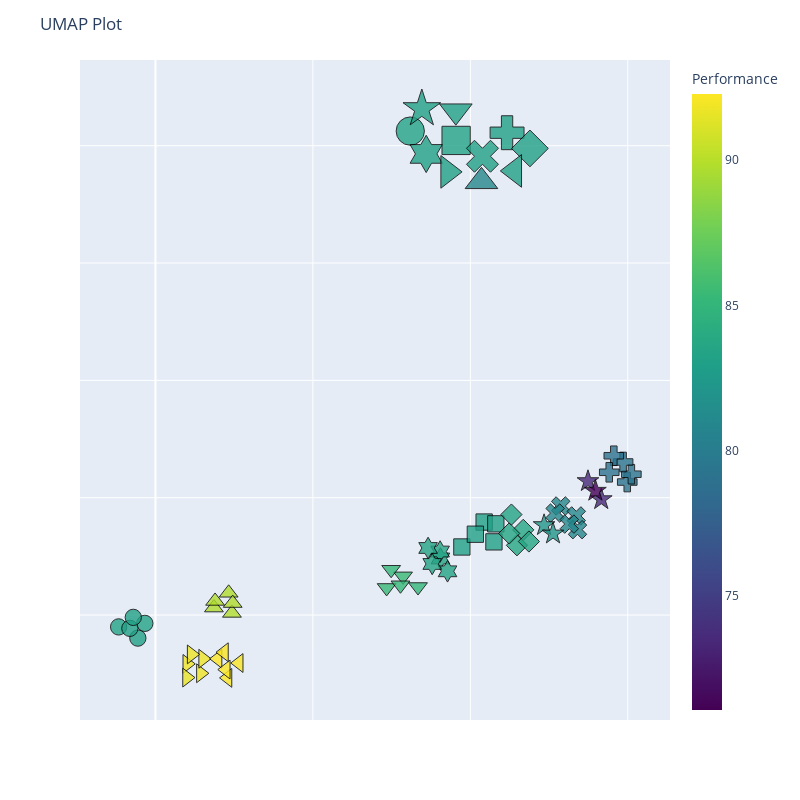

Notebook cell for this chart:
### Code cell
fig = umap_plot(df_umap_perf_all)

fig.show()

### Figure 1 — Plotly figure (JSON) as saved in the notebook; plotly's stock layout.template omitted (floating-point values rounded to 4 significant figures)
{"data": [{"hovertemplate": "<b>%{hovertext}</b><br><br>algorithm_id=1<br>=%{y}<br>size=%{marker.size}<br>Performance=%{marker.color}<extra></extra>", "hovertext": ["K-Nearest Neighbor<br>Performance: 83.35%<br>Model ID: 452<br>Accuracy: 70.31%<br>Precision: 70.36%<br>Recall: 70.31%<br>ROC AUC: 72.5<br>Geometric Mean: 100.0<br>Matthews Correlation: 100.0<br>F1: 100.0<br>Log Loss: 0.0", "K-Nearest Neighbor<br>Performance: 83.28%<br>Model ID: 288<br>Accuracy: 69.62%<br>Precision: 69.8%<br>Recall: 69.62%<br>ROC AUC: 73.91<br>Geometric Mean: 100.0<br>Matthews Correlation: 100.0<br>F1: 100.0<br>Log Loss: 0.0", "K-Nearest Neighbor<br>Performance: 83.13%<br>Model ID: 96<br>Accuracy: 69.29%<br>Precision: 69.48%<br>Recall: 69.29%<br>ROC AUC: 73.84<br>Geometric Mean: 100.0<br>Matthews Correlation: 100.0<br>F1: 100.0<br>Log Loss: 0.0", "K-Nearest Neighbor<br>Performance: 83.13%<br>Model ID: 480<br>Accuracy: 69.29%<br>Precision: 69.48%<br>Recall: 69.29%<br>ROC AUC: 73.82<br>Geometric Mean: 100.0<br>Matthews Correlation: 100.0<br>F1: 100.0<br>Log Loss: 0.0", "K-Nearest Neighbor<br>Performance: 83.11%<br>Model ID: 458<br>Accuracy: 69.64%<br>Precision: 69.61%<br>Recall: 69.64%<br>ROC AUC: 72.85<br>Geometric Mean: 100.0<br>Matthews Correlation: 100.0<br>F1: 100.0<br>Log Loss: 0.0", "K-Nearest Neighbor<br>Performance: 83.35%<br>Model ID: meta_1<br>Accuracy: 70.31%<br>Precision: 70.36%<br>Recall: 70.31%<br>ROC AUC: 72.5<br>Geometric Mean: 100.0<br>Matthews Correlation: 100.0<br>F1: 100.0<br>Log Loss: 0.0"], "legendgroup": "1", "marker": {"color": [83.35, 83.28, 83.13, 83.13, 83.11, 83.35], "coloraxis": "coloraxis", "line": {"color": "Black", "width": 1}, "opacity": 0.8, "size": [1, 1, 1, 1, 1, 3], "sizemode": "area", "sizeref": 0.0075, "symbol": "circle"}, "mode": "markers", "name": "1", "orientation": "v", "showlegend": true, "type": "scatter", "x": [-0.3377, -1.17, -0.5595, -0.8135, -0.7051, 8.093], "xaxis": "x", "y": [14.65, 14.5, 14.02, 14.43, 14.9, 35.62], "yaxis": "y"}, {"hovertemplate": "<b>%{hovertext}</b><br><br>algorithm_id=2<br>=%{y}<br>size=%{marker.size}<br>Performance=%{marker.color}<extra></extra>", "hovertext": ["Support Vector Machine<br>Performance: 83.1%<br>Model ID: 694<br>Accuracy: 82.5%<br>Precision: 82.92%<br>Recall: 82.5%<br>ROC AUC: 89.98<br>Geometric Mean: 85.43<br>Matthews Correlation: 72.38<br>F1: 85.99<br>Log Loss: 0.62", "Support Vector Machine<br>Performance: 83.08%<br>Model ID: 650<br>Accuracy: 82.83%<br>Precision: 83.3%<br>Recall: 82.83%<br>ROC AUC: 90.14<br>Geometric Mean: 85.07<br>Matthews Correlation: 71.75<br>F1: 85.65<br>Log Loss: 0.71", "Support Vector Machine<br>Performance: 83.08%<br>Model ID: 646<br>Accuracy: 82.83%<br>Precision: 83.3%<br>Recall: 82.83%<br>ROC AUC: 90.15<br>Geometric Mean: 85.07<br>Matthews Correlation: 71.75<br>F1: 85.65<br>Log Loss: 0.69", "Support Vector Machine<br>Performance: 83.09%<br>Model ID: 642<br>Accuracy: 82.83%<br>Precision: 83.3%<br>Recall: 82.83%<br>ROC AUC: 90.19<br>Geometric Mean: 85.07<br>Matthews Correlation: 71.75<br>F1: 85.65<br>Log Loss: 0.68", "Support Vector Machine<br>Performance: 83.07%<br>Model ID: 654<br>Accuracy: 82.83%<br>Precision: 83.3%<br>Recall: 82.83%<br>ROC AUC: 90.09<br>Geometric Mean: 85.07<br>Matthews Correlation: 71.75<br>F1: 85.65<br>Log Loss: 0.69", "Support Vector Machine<br>Performance: 83.28%<br>Model ID: meta_2<br>Accuracy: 69.62%<br>Precision: 69.8%<br>Recall: 69.62%<br>ROC AUC: 73.91<br>Geometric Mean: 100.0<br>Matthews Correlation: 100.0<br>F1: 100.0<br>Log Loss: 0.0"], "legendgroup": "2", "marker": {"color": [83.1, 83.08, 83.08, 83.09, 83.07, 83.28], "coloraxis": "coloraxis", "line": {"color": "Black", "width": 1}, "opacity": 0.8, "size": [1, 1, 1, 1, 1, 3], "sizemode": "area", "sizeref": 0.0075, "symbol": "square"}, "mode": "markers", "name": "2", "orientation": "v", "showlegend": true, "type": "scatter", "x": [9.732, 10.44, 10.75, 10.81, 10.16, 9.549], "xaxis": "x", "y": [17.9, 18.96, 18.12, 18.89, 18.44, 35.22], "yaxis": "y"}, {"hovertemplate": "<b>%{hovertext}</b><br><br>algorithm_id=3<br>=%{y}<br>size=%{marker.size}<br>Performance=%{marker.color}<extra></extra>", "hovertext": ["Gaussian Naive Bayes<br>Performance: 80.97%<br>Model ID: 737<br>Accuracy: 80.51%<br>Precision: 80.65%<br>Recall: 80.51%<br>ROC AUC: 89.18<br>Geometric Mean: 83.79<br>Matthews Correlation: 68.01<br>F1: 84.11<br>Log Loss: 100.0", "Gaussian Naive Bayes<br>Performance: 80.97%<br>Model ID: 1066<br>Accuracy: 80.51%<br>Precision: 80.65%<br>Recall: 80.51%<br>ROC AUC: 89.18<br>Geometric Mean: 83.79<br>Matthews Correlation: 68.01<br>F1: 84.11<br>Log Loss: 34.0", "Gaussian Naive Bayes<br>Performance: 80.97%<br>Model ID: 1079<br>Accuracy: 80.51%<br>Precision: 80.65%<br>Recall: 80.51%<br>ROC AUC: 89.18<br>Geometric Mean: 83.79<br>Matthews Correlation: 68.01<br>F1: 84.11<br>Log Loss: 31.4", "Gaussian Naive Bayes<br>Performance: 80.97%<br>Model ID: 1078<br>Accuracy: 80.51%<br>Precision: 80.65%<br>Recall: 80.51%<br>ROC AUC: 89.18<br>Geometric Mean: 83.79<br>Matthews Correlation: 68.01<br>F1: 84.11<br>Log Loss: 31.6", "Gaussian Naive Bayes<br>Performance: 80.97%<br>Model ID: 1077<br>Accuracy: 80.51%<br>Precision: 80.65%<br>Recall: 80.51%<br>ROC AUC: 89.18<br>Geometric Mean: 83.79<br>Matthews Correlation: 68.01<br>F1: 84.11<br>Log Loss: 31.8", "Gaussian Naive Bayes<br>Performance: 83.13%<br>Model ID: meta_3<br>Accuracy: 69.29%<br>Precision: 69.48%<br>Recall: 69.29%<br>ROC AUC: 73.84<br>Geometric Mean: 100.0<br>Matthews Correlation: 100.0<br>F1: 100.0<br>Log Loss: 0.0"], "legendgroup": "3", "marker": {"color": [80.97, 80.97, 80.97, 80.97, 80.97, 83.13], "coloraxis": "coloraxis", "line": {"color": "Black", "width": 1}, "opacity": 0.8, "size": [1, 1, 1, 1, 1, 3], "sizemode": "area", "sizeref": 0.0075, "symbol": "x"}, "mode": "markers", "name": "3", "orientation": "v", "showlegend": true, "type": "scatter", "x": [12.87, 13.37, 13.4, 12.69, 13.14, 10.39], "xaxis": "x", "y": [19.65, 19.22, 18.64, 19.35, 18.88, 34.55], "yaxis": "y"}, {"hovertemplate": "<b>%{hovertext}</b><br><br>algorithm_id=4<br>=%{y}<br>size=%{marker.size}<br>Performance=%{marker.color}<extra></extra>", "hovertext": ["Multilayer Perceptron<br>Performance: 79.22%<br>Model ID: 1262<br>Accuracy: 79.85%<br>Precision: 79.92%<br>Recall: 79.85%<br>ROC AUC: 85.88<br>Geometric Mean: 81.86<br>Matthews Correlation: 64.8<br>F1: 82.36<br>Log Loss: 17.56", "Multilayer Perceptron<br>Performance: 79.22%<br>Model ID: 1263<br>Accuracy: 79.85%<br>Precision: 79.92%<br>Recall: 79.85%<br>ROC AUC: 85.88<br>Geometric Mean: 81.86<br>Matthews Correlation: 64.8<br>F1: 82.36<br>Log Loss: 17.56", "Multilayer Perceptron<br>Performance: 79.22%<br>Model ID: 1261<br>Accuracy: 79.85%<br>Precision: 79.92%<br>Recall: 79.85%<br>ROC AUC: 85.88<br>Geometric Mean: 81.86<br>Matthews Correlation: 64.8<br>F1: 82.36<br>Log Loss: 17.56", "Multilayer Perceptron<br>Performance: 79.09%<br>Model ID: 1249<br>Accuracy: 79.52%<br>Precision: 79.59%<br>Recall: 79.52%<br>ROC AUC: 85.97<br>Geometric Mean: 81.86<br>Matthews Correlation: 64.8<br>F1: 82.36<br>Log Loss: 17.17", "Multilayer Perceptron<br>Performance: 79.09%<br>Model ID: 1251<br>Accuracy: 79.52%<br>Precision: 79.59%<br>Recall: 79.52%<br>ROC AUC: 85.97<br>Geometric Mean: 81.86<br>Matthews Correlation: 64.8<br>F1: 82.36<br>Log Loss: 17.17", "Multilayer Perceptron<br>Performance: 83.13%<br>Model ID: meta_4<br>Accuracy: 69.29%<br>Precision: 69.48%<br>Recall: 69.29%<br>ROC AUC: 73.82<br>Geometric Mean: 100.0<br>Matthews Correlation: 100.0<br>F1: 100.0<br>Log Loss: 0.0"], "legendgroup": "4", "marker": {"color": [79.22, 79.22, 79.22, 79.09, 79.09, 83.13], "coloraxis": "coloraxis", "line": {"color": "Black", "width": 1}, "opacity": 0.8, "size": [1, 1, 1, 1, 1, 3], "sizemode": "area", "sizeref": 0.0075, "symbol": "cross"}, "mode": "markers", "name": "4", "orientation": "v", "showlegend": true, "type": "scatter", "x": [14.98, 15.12, 14.85, 14.56, 14.41, 11.17], "xaxis": "x", "y": [20.67, 21.0, 21.52, 21.79, 21.08, 35.55], "yaxis": "y"}, {"hovertemplate": "<b>%{hovertext}</b><br><br>algorithm_id=5<br>=%{y}<br>size=%{marker.size}<br>Performance=%{marker.color}<extra></extra>", "hovertext": ["Logistic Regression<br>Performance: 83.67%<br>Model ID: 1677<br>Accuracy: 84.14%<br>Precision: 84.66%<br>Recall: 84.14%<br>ROC AUC: 90.32<br>Geometric Mean: 85.13<br>Matthews Correlation: 71.65<br>F1: 85.67<br>Log Loss: 3.51", "Logistic Regression<br>Performance: 83.66%<br>Model ID: 1741<br>Accuracy: 84.46%<br>Precision: 84.98%<br>Recall: 84.46%<br>ROC AUC: 90.58<br>Geometric Mean: 84.83<br>Matthews Correlation: 70.93<br>F1: 85.35<br>Log Loss: 3.37", "Logistic Regression<br>Performance: 83.54%<br>Model ID: 1901<br>Accuracy: 83.8%<br>Precision: 84.26%<br>Recall: 83.8%<br>ROC AUC: 90.5<br>Geometric Mean: 85.13<br>Matthews Correlation: 71.65<br>F1: 85.67<br>Log Loss: 3.41", "Logistic Regression<br>Performance: 83.53%<br>Model ID: 1773<br>Accuracy: 84.14%<br>Precision: 84.64%<br>Recall: 84.14%<br>ROC AUC: 90.65<br>Geometric Mean: 84.77<br>Matthews Correlation: 71.02<br>F1: 85.33<br>Log Loss: 3.23", "Logistic Regression<br>Performance: 83.41%<br>Model ID: 1869<br>Accuracy: 83.48%<br>Precision: 83.92%<br>Recall: 83.48%<br>ROC AUC: 90.54<br>Geometric Mean: 85.07<br>Matthews Correlation: 71.75<br>F1: 85.65<br>Log Loss: 2.97", "Logistic Regression<br>Performance: 83.11%<br>Model ID: meta_5<br>Accuracy: 69.64%<br>Precision: 69.61%<br>Recall: 69.64%<br>ROC AUC: 72.85<br>Geometric Mean: 100.0<br>Matthews Correlation: 100.0<br>F1: 100.0<br>Log Loss: 0.0"], "legendgroup": "5", "marker": {"color": [83.67, 83.66, 83.54, 83.53, 83.41, 83.11], "coloraxis": "coloraxis", "line": {"color": "Black", "width": 1}, "opacity": 0.8, "size": [1, 1, 1, 1, 1, 3], "sizemode": "area", "sizeref": 0.0075, "symbol": "diamond"}, "mode": "markers", "name": "5", "orientation": "v", "showlegend": true, "type": "scatter", "x": [11.48, 11.68, 11.23, 11.86, 11.31, 11.89], "xaxis": "x", "y": [17.97, 18.63, 18.48, 18.13, 19.28, 34.88], "yaxis": "y"}, {"hovertemplate": "<b>%{hovertext}</b><br><br>algorithm_id=6<br>=%{y}<br>size=%{marker.size}<br>Performance=%{marker.color}<extra></extra>", "hovertext": ["Linear Discriminant Analysis<br>Performance: 82.31%<br>Model ID: 1997<br>Accuracy: 83.16%<br>Precision: 84.11%<br>Recall: 83.16%<br>ROC AUC: 89.99<br>Geometric Mean: 83.32<br>Matthews Correlation: 68.51<br>F1: 83.94<br>Log Loss: 0.0", "Linear Discriminant Analysis<br>Performance: 82.31%<br>Model ID: 1998<br>Accuracy: 83.16%<br>Precision: 84.11%<br>Recall: 83.16%<br>ROC AUC: 89.99<br>Geometric Mean: 83.32<br>Matthews Correlation: 68.51<br>F1: 83.94<br>Log Loss: 0.0", "Linear Discriminant Analysis<br>Performance: 73.45%<br>Model ID: 1999<br>Accuracy: 75.89%<br>Precision: 76.41%<br>Recall: 75.89%<br>ROC AUC: 82.6<br>Geometric Mean: 75.39<br>Matthews Correlation: 52.04<br>F1: 75.95<br>Log Loss: 31.9", "Linear Discriminant Analysis<br>Performance: 73.45%<br>Model ID: 2000<br>Accuracy: 75.89%<br>Precision: 76.41%<br>Recall: 75.89%<br>ROC AUC: 82.6<br>Geometric Mean: 75.39<br>Matthews Correlation: 52.04<br>F1: 75.95<br>Log Loss: 31.9", "Linear Discriminant Analysis<br>Performance: 71.08%<br>Model ID: 2001<br>Accuracy: 74.25%<br>Precision: 74.65%<br>Recall: 74.25%<br>ROC AUC: 79.07<br>Geometric Mean: 73.45<br>Matthews Correlation: 47.92<br>F1: 73.99<br>Log Loss: 41.85", "Linear Discriminant Analysis<br>Performance: 83.1%<br>Model ID: meta_6<br>Accuracy: 82.5%<br>Precision: 82.92%<br>Recall: 82.5%<br>ROC AUC: 89.98<br>Geometric Mean: 85.43<br>Matthews Correlation: 72.38<br>F1: 85.99<br>Log Loss: 0.62"], "legendgroup": "6", "marker": {"color": [82.31, 82.31, 73.45, 73.45, 71.08, 83.1], "coloraxis": "coloraxis", "line": {"color": "Black", "width": 1}, "opacity": 0.8, "size": [1, 1, 1, 1, 1, 3], "sizemode": "area", "sizeref": 0.0075, "symbol": "star"}, "mode": "markers", "name": "6", "orientation": "v", "showlegend": true, "type": "scatter", "x": [12.34, 12.63, 14.16, 13.74, 13.97, 8.46], "xaxis": "x", "y": [18.83, 18.47, 19.93, 20.7, 20.29, 36.57], "yaxis": "y"}, {"hovertemplate": "<b>%{hovertext}</b><br><br>algorithm_id=7<br>=%{y}<br>size=%{marker.size}<br>Performance=%{marker.color}<extra></extra>", "hovertext": ["Quadratic Discriminant Analysis<br>Performance: 83.44%<br>Model ID: 2227<br>Accuracy: 81.49%<br>Precision: 81.79%<br>Recall: 81.49%<br>ROC AUC: 88.84<br>Geometric Mean: 87.24<br>Matthews Correlation: 75.55<br>F1: 87.7<br>Log Loss: 0.03", "Quadratic Discriminant Analysis<br>Performance: 83.44%<br>Model ID: 2231<br>Accuracy: 81.49%<br>Precision: 81.79%<br>Recall: 81.49%<br>ROC AUC: 88.84<br>Geometric Mean: 87.24<br>Matthews Correlation: 75.55<br>F1: 87.7<br>Log Loss: 0.03", "Quadratic Discriminant Analysis<br>Performance: 83.44%<br>Model ID: 2230<br>Accuracy: 81.49%<br>Precision: 81.79%<br>Recall: 81.49%<br>ROC AUC: 88.84<br>Geometric Mean: 87.24<br>Matthews Correlation: 75.55<br>F1: 87.7<br>Log Loss: 0.03", "Quadratic Discriminant Analysis<br>Performance: 83.44%<br>Model ID: 2229<br>Accuracy: 81.49%<br>Precision: 81.79%<br>Recall: 81.49%<br>ROC AUC: 88.84<br>Geometric Mean: 87.24<br>Matthews Correlation: 75.55<br>F1: 87.7<br>Log Loss: 0.03", "Quadratic Discriminant Analysis<br>Performance: 83.44%<br>Model ID: 2228<br>Accuracy: 81.49%<br>Precision: 81.79%<br>Recall: 81.49%<br>ROC AUC: 88.84<br>Geometric Mean: 87.24<br>Matthews Correlation: 75.55<br>F1: 87.7<br>Log Loss: 0.03", "Quadratic Discriminant Analysis<br>Performance: 83.08%<br>Model ID: meta_7<br>Accuracy: 82.83%<br>Precision: 83.3%<br>Recall: 82.83%<br>ROC AUC: 90.14<br>Geometric Mean: 85.07<br>Matthews Correlation: 71.75<br>F1: 85.65<br>Log Loss: 0.71"], "legendgroup": "7", "marker": {"color": [83.44, 83.44, 83.44, 83.44, 83.44, 83.08], "coloraxis": "coloraxis", "line": {"color": "Black", "width": 1}, "opacity": 0.8, "size": [1, 1, 1, 1, 1, 3], "sizemode": "area", "sizeref": 0.0075, "symbol": "hexagram"}, "mode": "markers", "name": "7", "orientation": "v", "showlegend": true, "type": "scatter", "x": [9.051, 9.041, 9.276, 8.789, 8.659, 8.598], "xaxis": "x", "y": [17.41, 17.71, 16.86, 17.18, 17.86, 34.65], "yaxis": "y"}, {"hovertemplate": "<b>%{hovertext}</b><br><br>algorithm_id=8<br>=%{y}<br>size=%{marker.size}<br>Performance=%{marker.color}<extra></extra>", "hovertext": ["Random Forest<br>Performance: 91.82%<br>Model ID: 2488<br>Accuracy: 84.13%<br>Precision: 84.34%<br>Recall: 84.13%<br>ROC AUC: 90.17<br>Geometric Mean: 100.0<br>Matthews Correlation: 100.0<br>F1: 100.0<br>Log Loss: 59.71", "Random Forest<br>Performance: 91.83%<br>Model ID: 2490<br>Accuracy: 84.13%<br>Precision: 84.31%<br>Recall: 84.13%<br>ROC AUC: 90.21<br>Geometric Mean: 100.0<br>Matthews Correlation: 100.0<br>F1: 100.0<br>Log Loss: 52.76", "Random Forest<br>Performance: 91.83%<br>Model ID: 2489<br>Accuracy: 84.13%<br>Precision: 84.34%<br>Recall: 84.13%<br>ROC AUC: 90.22<br>Geometric Mean: 100.0<br>Matthews Correlation: 100.0<br>F1: 100.0<br>Log Loss: 54.75", "Random Forest<br>Performance: 91.82%<br>Model ID: 2494<br>Accuracy: 84.13%<br>Precision: 84.38%<br>Recall: 84.13%<br>ROC AUC: 90.11<br>Geometric Mean: 100.0<br>Matthews Correlation: 100.0<br>F1: 100.0<br>Log Loss: 58.36", "Random Forest<br>Performance: 91.69%<br>Model ID: 2493<br>Accuracy: 83.8%<br>Precision: 84.02%<br>Recall: 83.8%<br>ROC AUC: 90.22<br>Geometric Mean: 100.0<br>Matthews Correlation: 100.0<br>F1: 100.0<br>Log Loss: 57.04", "Random Forest<br>Performance: 83.08%<br>Model ID: meta_8<br>Accuracy: 82.83%<br>Precision: 83.3%<br>Recall: 82.83%<br>ROC AUC: 90.15<br>Geometric Mean: 85.07<br>Matthews Correlation: 71.75<br>F1: 85.65<br>Log Loss: 0.69"], "legendgroup": "8", "marker": {"color": [91.82, 91.83, 91.83, 91.82, 91.69, 83.08], "coloraxis": "coloraxis", "line": {"color": "Black", "width": 1}, "opacity": 0.8, "size": [1, 1, 1, 1, 1, 3], "sizemode": "area", "sizeref": 0.0075, "symbol": "triangle-right"}, "mode": "markers", "name": "8", "orientation": "v", "showlegend": true, "type": "scatter", "x": [1.004, 1.437, 1.508, 1.143, 0.9964, 9.289], "xaxis": "x", "y": [12.92, 12.52, 13.14, 13.32, 12.34, 33.89], "yaxis": "y"}, {"hovertemplate": "<b>%{hovertext}</b><br><br>algorithm_id=9<br>=%{y}<br>size=%{marker.size}<br>Performance=%{marker.color}<extra></extra>", "hovertext": ["Extra Trees<br>Performance: 92.27%<br>Model ID: 2667<br>Accuracy: 84.81%<br>Precision: 85.07%<br>Recall: 84.81%<br>ROC AUC: 91.22<br>Geometric Mean: 100.0<br>Matthews Correlation: 100.0<br>F1: 100.0<br>Log Loss: 0.0", "Extra Trees<br>Performance: 92.24%<br>Model ID: 2659<br>Accuracy: 84.8%<br>Precision: 84.98%<br>Recall: 84.8%<br>ROC AUC: 91.07<br>Geometric Mean: 100.0<br>Matthews Correlation: 100.0<br>F1: 100.0<br>Log Loss: 0.0", "Extra Trees<br>Performance: 92.24%<br>Model ID: 2660<br>Accuracy: 84.8%<br>Precision: 84.98%<br>Recall: 84.8%<br>ROC AUC: 91.07<br>Geometric Mean: 100.0<br>Matthews Correlation: 100.0<br>F1: 100.0<br>Log Loss: 0.0", "Extra Trees<br>Performance: 92.19%<br>Model ID: 2714<br>Accuracy: 84.48%<br>Precision: 84.59%<br>Recall: 84.48%<br>ROC AUC: 91.8<br>Geometric Mean: 100.0<br>Matthews Correlation: 100.0<br>F1: 100.0<br>Log Loss: 0.0", "Extra Trees<br>Performance: 92.19%<br>Model ID: 2715<br>Accuracy: 84.48%<br>Precision: 84.59%<br>Recall: 84.48%<br>ROC AUC: 91.76<br>Geometric Mean: 100.0<br>Matthews Correlation: 100.0<br>F1: 100.0<br>Log Loss: 0.0", "Extra Trees<br>Performance: 83.09%<br>Model ID: meta_9<br>Accuracy: 82.83%<br>Precision: 83.3%<br>Recall: 82.83%<br>ROC AUC: 90.19<br>Geometric Mean: 85.07<br>Matthews Correlation: 71.75<br>F1: 85.65<br>Log Loss: 0.68"], "legendgroup": "9", "marker": {"color": [92.27, 92.24, 92.24, 92.19, 92.19, 83.09], "coloraxis": "coloraxis", "line": {"color": "Black", "width": 1}, "opacity": 0.8, "size": [1, 1, 1, 1, 1, 3], "sizemode": "area", "sizeref": 0.0075, "symbol": "triangle-left"}, "mode": "markers", "name": "9", "orientation": "v", "showlegend": true, "type": "scatter", "x": [1.978, 2.294, 2.65, 2.24, 2.181, 11.4], "xaxis": "x", "y": [13.14, 12.32, 12.96, 12.68, 13.42, 33.93], "yaxis": "y"}, {"hovertemplate": "<b>%{hovertext}</b><br><br>algorithm_id=10<br>=%{y}<br>size=%{marker.size}<br>Performance=%{marker.color}<extra></extra>", "hovertext": ["Adaptive Boosting<br>Performance: 85.49%<br>Model ID: 2808<br>Accuracy: 80.83%<br>Precision: 81.1%<br>Recall: 80.83%<br>ROC AUC: 87.46<br>Geometric Mean: 92.08<br>Matthews Correlation: 84.06<br>F1: 92.08<br>Log Loss: 91.04", "Adaptive Boosting<br>Performance: 85.37%<br>Model ID: 2845<br>Accuracy: 80.16%<br>Precision: 80.31%<br>Recall: 80.16%<br>ROC AUC: 83.52<br>Geometric Mean: 93.35<br>Matthews Correlation: 86.69<br>F1: 93.4<br>Log Loss: 99.49", "Adaptive Boosting<br>Performance: 85.29%<br>Model ID: 2811<br>Accuracy: 80.5%<br>Precision: 80.76%<br>Recall: 80.5%<br>ROC AUC: 86.95<br>Geometric Mean: 92.13<br>Matthews Correlation: 84.1<br>F1: 92.09<br>Log Loss: 92.25", "Adaptive Boosting<br>Performance: 85.19%<br>Model ID: 2812<br>Accuracy: 80.16%<br>Precision: 80.52%<br>Recall: 80.16%<br>ROC AUC: 87.19<br>Geometric Mean: 92.13<br>Matthews Correlation: 84.1<br>F1: 92.09<br>Log Loss: 92.14", "Adaptive Boosting<br>Performance: 85.18%<br>Model ID: 2809<br>Accuracy: 80.17%<br>Precision: 80.42%<br>Recall: 80.17%<br>ROC AUC: 87.3<br>Geometric Mean: 92.08<br>Matthews Correlation: 84.06<br>F1: 92.08<br>Log Loss: 91.13", "Adaptive Boosting<br>Performance: 83.07%<br>Model ID: meta_10<br>Accuracy: 82.83%<br>Precision: 83.3%<br>Recall: 82.83%<br>ROC AUC: 90.09<br>Geometric Mean: 85.07<br>Matthews Correlation: 71.75<br>F1: 85.65<br>Log Loss: 0.69"], "legendgroup": "10", "marker": {"color": [85.49, 85.37, 85.29, 85.19, 85.18, 83.07], "coloraxis": "coloraxis", "line": {"color": "Black", "width": 1}, "opacity": 0.8, "size": [1, 1, 1, 1, 1, 3], "sizemode": "area", "sizeref": 0.0075, "symbol": "triangle-down"}, "mode": "markers", "name": "10", "orientation": "v", "showlegend": true, "type": "scatter", "x": [7.863, 7.342, 7.782, 8.339, 7.485, 9.54], "xaxis": "x", "y": [16.66, 16.16, 16.28, 16.2, 16.94, 36.48], "yaxis": "y"}, {"hovertemplate": "<b>%{hovertext}</b><br><br>algorithm_id=11<br>=%{y}<br>size=%{marker.size}<br>Performance=%{marker.color}<extra></extra>", "hovertext": ["Gradient Boosting<br>Performance: 89.77%<br>Model ID: 3030<br>Accuracy: 80.83%<br>Precision: 81.59%<br>Recall: 80.83%<br>ROC AUC: 87.84<br>Geometric Mean: 99.28<br>Matthews Correlation: 98.68<br>F1: 99.34<br>Log Loss: 3.39", "Gradient Boosting<br>Performance: 89.76%<br>Model ID: 3029<br>Accuracy: 80.83%<br>Precision: 81.59%<br>Recall: 80.83%<br>ROC AUC: 87.8<br>Geometric Mean: 99.28<br>Matthews Correlation: 98.68<br>F1: 99.34<br>Log Loss: 3.61", "Gradient Boosting<br>Performance: 89.76%<br>Model ID: 2969<br>Accuracy: 80.83%<br>Precision: 81.59%<br>Recall: 80.83%<br>ROC AUC: 87.77<br>Geometric Mean: 99.28<br>Matthews Correlation: 98.68<br>F1: 99.34<br>Log Loss: 3.61", "Gradient Boosting<br>Performance: 89.77%<br>Model ID: 2970<br>Accuracy: 80.83%<br>Precision: 81.59%<br>Recall: 80.83%<br>ROC AUC: 87.82<br>Geometric Mean: 99.28<br>Matthews Correlation: 98.68<br>F1: 99.34<br>Log Loss: 3.39", "Gradient Boosting<br>Performance: 89.75%<br>Model ID: 3026<br>Accuracy: 80.83%<br>Precision: 81.45%<br>Recall: 80.83%<br>ROC AUC: 87.84<br>Geometric Mean: 99.28<br>Matthews Correlation: 98.68<br>F1: 99.34<br>Log Loss: 4.1", "Gradient Boosting<br>Performance: 80.97%<br>Model ID: meta_11<br>Accuracy: 80.51%<br>Precision: 80.65%<br>Recall: 80.51%<br>ROC AUC: 89.18<br>Geometric Mean: 83.79<br>Matthews Correlation: 68.01<br>F1: 84.11<br>Log Loss: 100.0"], "legendgroup": "11", "marker": {"color": [89.77, 89.76, 89.76, 89.77, 89.75, 80.97], "coloraxis": "coloraxis", "line": {"color": "Black", "width": 1}, "opacity": 0.8, "size": [1, 1, 1, 1, 1, 3], "sizemode": "area", "sizeref": 0.0075, "symbol": "triangle-up"}, "mode": "markers", "name": "11", "orientation": "v", "showlegend": true, "type": "scatter", "x": [2.429, 1.857, 2.325, 1.894, 2.453, 10.35], "xaxis": "x", "y": [15.08, 15.31, 15.94, 15.59, 15.5, 33.47], "yaxis": "y"}], "layout": {"coloraxis": {"colorbar": {"title": {"text": "Performance"}}, "colorscale": [[0, "#440154"], [0.1111, "#482878"], [0.2222, "#3e4989"], [0.3333, "#31688e"], [0.4444, "#26828e"], [0.5556, "#1f9e89"], [0.6667, "#35b779"], [0.7778, "#6ece58"], [0.8889, "#b5de2b"], [1, "#fde725"]]}, "height": 800, "hovermode": "closest", "legend": {"itemsizing": "constant", "title": {"text": "algorithm_id"}, "tracegroupgap": 0}, "margin": {"t": 60}, "showlegend": false, "title": {"text": "UMAP Plot"}, "width": 800, "xaxis": {"anchor": "y", "domain": [0, 1], "showticklabels": false, "title": {"text": ""}}, "yaxis": {"anchor": "x", "domain": [0, 1], "showticklabels": false, "title": {"text": ""}}}}
